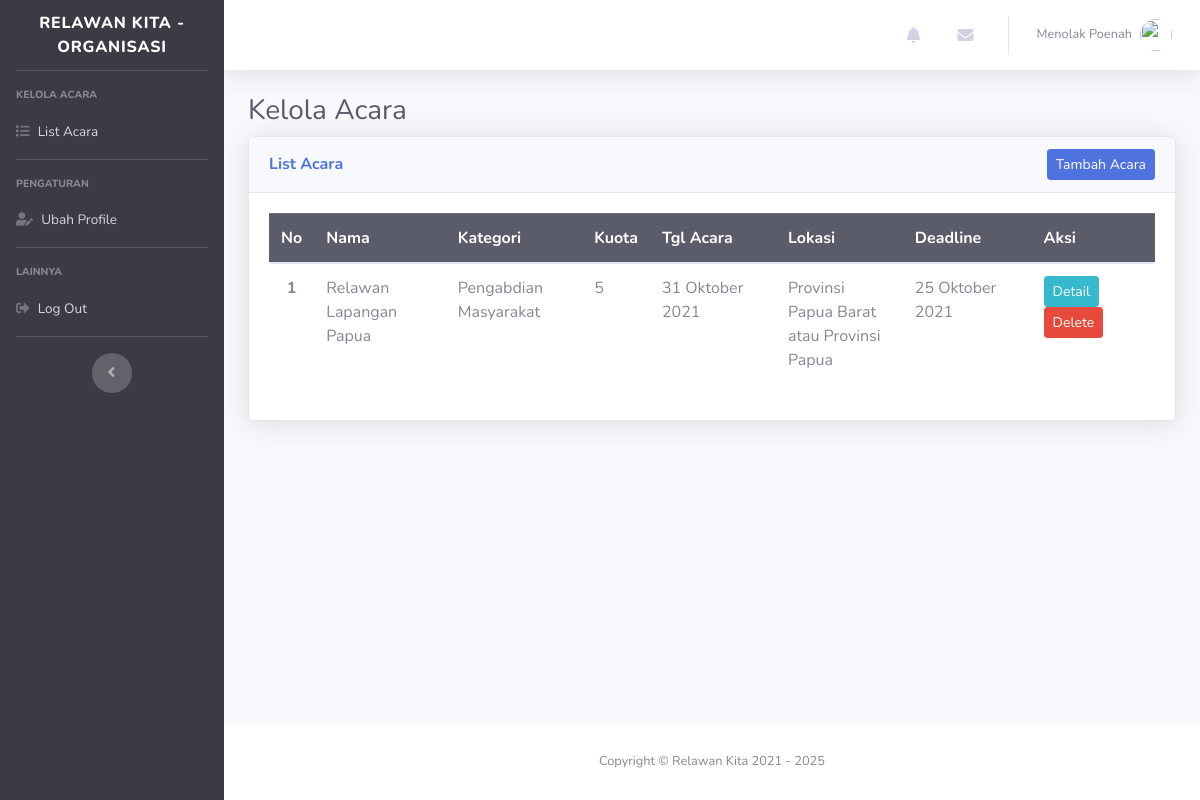
Screenshot of /organisasi/listacara.php?login=success (signed in) with the database file from the repository.
### tables this page shows
CREATE TABLE `acara` (
  `id_acara` int(11) NOT NULL,
  `judul_acara` varchar(50) NOT NULL,
  `deskripsi_acara` text NOT NULL,
  `jumlah_kebutuhan` tinyint(5) UNSIGNED NOT NULL,
  `tanggal_batas_registrasi` date NOT NULL,
  `tanggal_acara` date NOT NULL,
  `lokasi` varchar(50) NOT NULL,
  `cover` varchar(255) NOT NULL,
  `id_jenis_acara` int(11) NOT NULL,
  `id_pengguna` int(11) NOT NULL
);

CREATE TABLE `jenis_acara` (
  `id_jenis_acara` int(11) NOT NULL,
  `nama_jenis_acara` varchar(50) NOT NULL,
  `icon` varchar(50) NOT NULL
);

### db/connect.php (called while the page is built, shortened)
<?php
$host = 'localhost';
$admin = 'root';
$password = '';
$db = 'relawan_kita';
$dsn = "mysql:host=$host;dbname=$db";
try {
    $pdo = new PDO($dsn, $admin, $password);
    $pdo->setAttribute(PDO::ATTR_ERRMODE, PDO::ERRMODE_EXCEPTION);
    $pdo->setAttribute(PDO::ATTR_DEFAULT_FETCH_MODE, PDO::FETCH_ASSOC);
} catch (PDOException $e) {
    throw new PDOException($e->getMessage());
}
require_once 'crud.php';
$crud = new crud($pdo);

### db/crud.php (called while the page is built, shortened)
<?php
class crud
{
    private $db;
    function __construct($conn)
    {
        $this->db = $conn;
    }
    public function getAcaraLimitByOrganisasi($awalData, $menampilkanDataPerHalaman, $id_pengguna)
    {
        try {
            $sql = "SELECT acara.id_acara,acara.judul_acara,acara.jumlah_kebutuhan,acara.tanggal_batas_registrasi,
            acara.tanggal_acara,acara.lokasi,jenis_acara.nama_jenis_acara FROM acara LEFT JOIN organisasi USING(id_pengguna)
            LEFT JOIN jenis_acara USING(id_jenis_acara)
            WHERE id_pengguna = $id_pengguna LIMIT $awalData, $menampilkanDataPerHalaman";
            $result = $this->db->query($sql);
            return $result;
        } catch (PDOException $e) {
            echo $e->getMessage();
            return false;
        }
    }
}

### functions/convert-date.php (called while the page is built)
<?php
  function tgl_indo($tanggal){
    $bulan = array (
      1 =>   'Januari',
      'Februari',
      'Maret',
      'April',
      'Mei',
      'Juni',
      'Juli',
      'Agustus',
      'September',
      'Oktober',
      'November',
      'Desember'
    );
    $pecahkan = explode('-', $tanggal);
    return $pecahkan[2] . ' ' . $bulan[ (int)$pecahkan[1] ] . ' ' . $pecahkan[0];
  }
?>

### organisasi/listacara.php (the view, shortened to what this page needs)
<?php
require_once '../db/connect.php';
require_once '../functions/convert-date.php';
$id_pengguna = $_SESSION['id_pengguna'];
$query = $pdo->query("SELECT COUNT(id_acara) as id FROM acara WHERE id_pengguna = $id_pengguna");
$row = $query->fetch();
$total = $row['id'];
$menampilkanDataPerHalaman = $total;
$awalData = 0;
$results = $crud->getAcaraLimitByOrganisasi($awalData, $menampilkanDataPerHalaman, $id_pengguna);
?>
<!DOCTYPE html>
<html lang="en">
<head>
    <link href="../assets/vendor/fontawesome-free/css/all.min.css" rel="stylesheet" type="text/css">
    <link href="../assets/css/sb-admin-2.min.css" rel="stylesheet">
    <link href="../assets/vendor/datatables/dataTables.bootstrap4.min.css" rel="stylesheet">
</head>
<body id="page-top">
    <div id="wrapper">
        <?php include_once("../includes/admin/sidebar.php"); ?>
        <div id="content-wrapper" class="d-flex flex-column">
            <div id="content">
                <?php include_once("../includes/admin/topbar.php"); ?>
                <div class="container-fluid">
                    <h1 class="h3 mb-2 text-gray-800">Kelola Acara</h1>
                    <div class="card shadow mb-4">
                        <div class="card-header d-flex flex-row align-items-center justify-content-between">
                            <h6 class="m-0 font-weight-bold text-primary">List Acara</h6>
                            <button class="btn btn-sm btn-primary" data-target="#tambahAcaraModal" data-toggle="modal">Tambah Acara</button>
                        </div>
                        <div class="card-body">
                            <div class="table-responsive">
                                <table class="table " id="dataTable" width="100%" cellspacing="0">
                                    <thead class="table-dark">
                                        <tr>
                                            <th>No</th>
                                            <th>Nama</th>
                                            <th>Kategori</th>
                                            <th>Kuota</th>
                                            <th>Tgl Acara</th>
                                            <th>Lokasi</th>
                                            <th>Deadline</th>
                                            <th>Aksi</th>
                                        </tr>
                                    </thead>
                                    <tbody>
                                        <?php $i = 1; ?>
                                        <?php while ($r = $results->fetch()) : ?>
                                            <tr>
                                                <th scope="row" class="text-center"><?= $i; ?></th>
                                                <td style="max-width:150px;"><?= $r["judul_acara"]; ?></td>
                                                <td style="max-width:150px;"><?= $r["nama_jenis_acara"]; ?></td>
                                                <td><?= $r["jumlah_kebutuhan"]; ?></td>
                                                <td><?= tgl_indo($r["tanggal_acara"]); ?></td>
                                                <td style="max-width:150px;"><?= $r["lokasi"]; ?></td>
                                                <td><?= tgl_indo($r["tanggal_batas_registrasi"]); ?></td>
                                                <td>
                                                    <a class="btn btn-sm btn-info" href="detailacara.php?id=<?= $r['id_acara'] ?>">Detail</a>
                                                    <a class="btn btn-sm btn-danger" onclick="return confirm('Are you sure you want to delete this Acara\'s record?');" href="../functions/delete-acara.php?id=<?= $r['id_acara'] ?>">Delete</a>
                                                </td>
                                            </tr>
                                            <?php $i++; ?>
                                        <?php endwhile; ?>
                                    </tbody>
                                </table>
                            </div>
                        </div>
                    </div>
                </div>
            </div>
            <?php include("../includes/admin/footer.php"); ?>
        </div>
    </div>
</body>
</html>

### rows the page displays
acara: judul_acara "Relawan Lapangan Papua", id_jenis_acara.nama_jenis_acara "Pengabdian Masyarakat", jumlah_kebutuhan "5", tanggal_acara "31 Oktober 2021", lokasi "Provinsi Papua Barat atau Provinsi Papua", tanggal_batas_registrasi "25 Oktober 2021"

### other values shown
$_SESSION['role'] "ORGANISASI"
$_SESSION['nama'] "Menolak Poenah"
